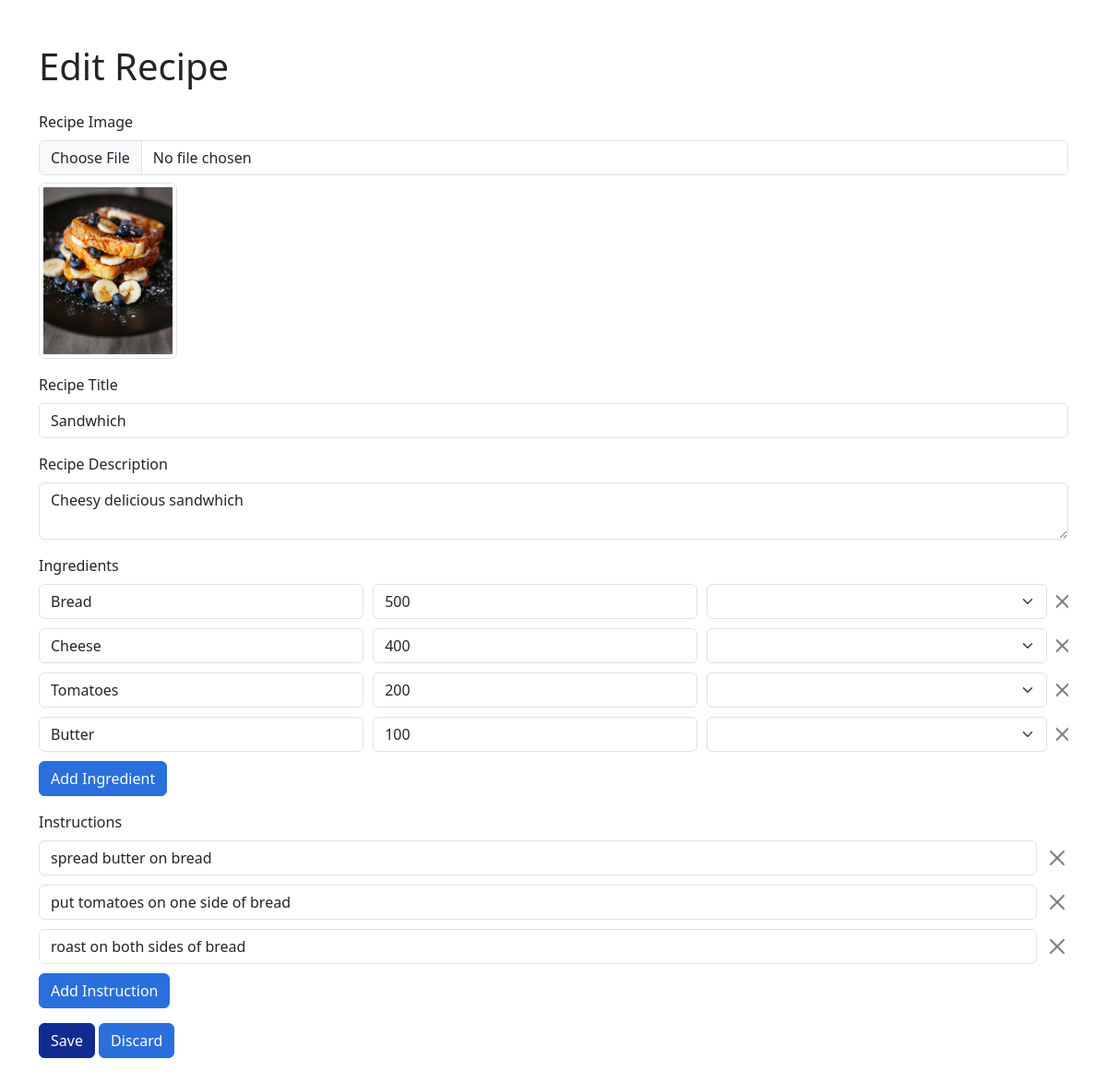
The app's page /editrecipe.php?id=24 with its own data.
### tables this page shows
CREATE TABLE `recipe` (
  `RecipeID` int(11) NOT NULL,
  `Title` varchar(100) NOT NULL,
  `Description` varchar(400) DEFAULT NULL,
  `RecipeImagePath` varchar(500) NOT NULL,
  `RecipeImageName` varchar(500) NOT NULL,
  `DateCreated` datetime NOT NULL DEFAULT current_timestamp()
);

CREATE TABLE `recipe_ingredients_units` (
  `Recipe_Ingredient_Unit_ID` int(11) NOT NULL,
  `IngredientID` int(11) NOT NULL,
  `UnitID` int(11) NOT NULL,
  `RecipeID` int(11) NOT NULL,
  `Quantity` int(11) NOT NULL
);

CREATE TABLE `ingredients` (
  `IngredientID` int(11) NOT NULL,
  `Ingredient` varchar(50) NOT NULL
);

CREATE TABLE `instructions` (
  `InstructionID` int(11) NOT NULL,
  `Instruction` varchar(300) NOT NULL
);

### editrecipe.php (the view, shortened to what this page needs)
<?php
include 'includes/db.php';
$recipe_id = $_GET['id'];
$recipe = null;
$ingredients = array();
$instructions = [];
if ($recipe_id) {
    $sql = "SELECT * FROM recipe WHERE RecipeID = $recipe_id";
    $result = mysqli_query($conn, $sql);
    if ($result) {
        $recipe = mysqli_fetch_assoc($result);
    }
    $sql = "SELECT recipe.RecipeID, Unit, Quantity, ingredients.Ingredient, ingredients.IngredientID FROM recipe_ingredients_units
                JOIN recipe ON recipe_ingredients_units.RecipeID = recipe.RecipeID
                JOIN units ON recipe_ingredients_units.UnitID = units.UnitID
                JOIN ingredients ON recipe_ingredients_units.IngredientID = ingredients.IngredientID
                WHERE recipe.RecipeID = $recipe_id";
    $result = mysqli_query($conn, $sql);
    if ($result) {
        while ($row = mysqli_fetch_assoc($result)) {
            $ingredients[] = $row;
        }
    }
    $sql = "SELECT instructions.InstructionID, Instruction FROM recipe_instructions
            JOIN recipe ON recipe_instructions.RecipeID = recipe.RecipeID
            JOIN instructions ON recipe_instructions.InstructionsID = instructions.InstructionID
            WHERE recipe.RecipeID = $recipe_id";
    $result = mysqli_query($conn, $sql);
    if ($result) {
        while ($row = mysqli_fetch_assoc($result)) {
            $instructions[] = $row;
        }
    }
}
?>
<!DOCTYPE html>
<html lang="en">
<head>
    <link
        rel="stylesheet"
        href="https://cdn.jsdelivr.net/npm/bootstrap@5.3.3/dist/css/bootstrap.min.css" />
    <link rel="stylesheet" href="assets/css/styles.min.css" />
</head>
<body>
    <div class="container mt-5 mb-5">
        <h1 class="mb-4">Edit Recipe</h1>
        <?php if ($recipe): ?>
            <form id="editForm" action="editrecipe.php?id=<?php echo $recipe_id; ?>" method="POST" enctype="multipart/form-data">
                <div class="mb-3">
                    <label for="image" class="form-label">Recipe Image</label>
                    <input type="file" class="form-control" id="image" name="image" />
                    <img src="<?php echo $recipe['RecipeImagePath']; ?>" alt="<?php echo $recipe['Title']; ?>" class="img-thumbnail mt-2" width="150">
                </div>
                <div class="mb-3">
                    <label for="title" class="form-label">Recipe Title</label>
                    <input type="text" class="form-control" id="title" name="title" value="<?php echo $recipe['Title']; ?>" required />
                </div>
                <div class="mb-3">
                    <label for="description" class="form-label">Recipe Description</label>
                    <textarea class="form-control" id="description" name="description" required><?php echo $recipe['Description']; ?>
                    </textarea>
                </div>
                <div class="mb-3">
                    <label class="mb-2" for="ingredients">Ingredients</label>
                    <div id="ingredients">
                        <?php foreach ($ingredients as $ingredient): ?>
                            <div class="dynamic-input">
                                <input type="text" class="form-control" name="ingredients[]" value="<?php echo $ingredient['Ingredient']; ?>" required>
                                <input type="text" class="form-control" name="quantities[]" value="<?php echo $ingredient['Quantity']; ?>" required>
                                <select class="form-select" name="units[]" aria-label="SI Units" onclick="populateDropdown(this)">
                                </select>
                                <button type="button" class="btn-close" onclick="removeElement(this)" aria-label="Close"></button>
                            </div>
                        <?php endforeach; ?>
                    </div>
                    <button type="button" class="btn btn-secondary" onclick="addIngredient()">Add Ingredient</button>
                </div>
                <div class="mb-3">
                    <label class="mb-2" for="instructions">Instructions</label>
                    <div id="instructions">
                        <?php foreach ($instructions as $instruction): ?>
                            <div class="dynamic-input">
                                <input type="text" class="form-control" name="instructions[]" value="<?php echo $instruction['Instruction']; ?>" required>
                                <button type="button" class="btn-close" onclick="removeElement(this)" aria-label="Close"></button>
                            </div>
                        <?php endforeach; ?>
                    </div>
                    <button type="button" class="btn btn-secondary" onclick="addInstruction()">Add Instruction</button>
                </div>
                <button type="submit" class="btn btn-primary">Save</button>
                <button type="button" class="btn btn-secondary" onclick="window.location.href='mybook.php'">Discard</button>
            </form>
        <?php else: ?>
            <p>Recipe not found.</p>
        <?php endif; ?>
    </div>
</body>
</html>

### editrecipe.php (style rules this page uses)
.dynamic-input { display: flex; gap: 10px; align-items: center; margin-bottom: 10px; }

### records on screen
recipe: RecipeImagePath (picture), title "Sandwhich", description "Cheesy delicious sandwhich"
recipe_ingredients_units: IngredientID.Ingredient "Bread", Quantity "500"
recipe_ingredients_units: IngredientID.Ingredient "Cheese", Quantity "400"
recipe_ingredients_units: IngredientID.Ingredient "Tomatoes", Quantity "200"
recipe_ingredients_units: IngredientID.Ingredient "Butter", Quantity "100"
instructions: Instruction "spread butter on bread"
instructions: Instruction "put tomatoes on one side of bread"
instructions: Instruction "roast on both sides of bread"
